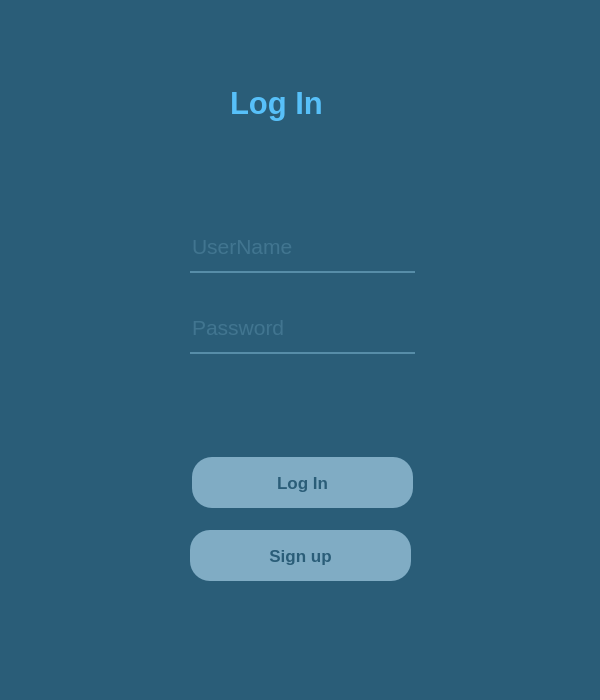
<?xml version="1.0" encoding="UTF-8"?>
<ui version="4.0">
 <class>MainWindow</class>
 <widget class="QMainWindow" name="MainWindow">
  <property name="geometry">
   <rect>
    <x>0</x>
    <y>0</y>
    <width>600</width>
    <height>700</height>
   </rect>
  </property>
  <property name="windowTitle">
   <string>MainWindow</string>
  </property>
  <property name="styleSheet">
   <string notr="true">background-color: rgb(42, 93, 120);</string>
  </property>
  <widget class="QWidget" name="centralwidget">
   <widget class="QLabel" name="label">
    <property name="geometry">
     <rect>
      <x>230</x>
      <y>80</y>
      <width>122</width>
      <height>46</height>
     </rect>
    </property>
    <property name="font">
     <font>
      <pointsize>23</pointsize>
      <weight>75</weight>
      <bold>true</bold>
     </font>
    </property>
    <property name="styleSheet">
     <string notr="true">background-color: rgba(255, 255, 255, 0);
color: rgb(87, 192, 249);</string>
    </property>
    <property name="text">
     <string>Log In</string>
    </property>
   </widget>
   <widget class="QLineEdit" name="lineEdit">
    <property name="geometry">
     <rect>
      <x>190</x>
      <y>229</y>
      <width>225</width>
      <height>44</height>
     </rect>
    </property>
    <property name="font">
     <font>
      <pointsize>16</pointsize>
     </font>
    </property>
    <property name="styleSheet">
     <string notr="true">background-color: rgba(0, 0, 0, 0);
border: none;
border-bottom: 2px solid rgba(161, 217, 247,97);
color: rgba(161, 217, 247,97);
padding-bottom: 7px;
</string>
    </property>
    <property name="placeholderText">
     <string>UserName</string>
    </property>
   </widget>
   <widget class="QLineEdit" name="lineEdit_2">
    <property name="geometry">
     <rect>
      <x>190</x>
      <y>310</y>
      <width>225</width>
      <height>44</height>
     </rect>
    </property>
    <property name="font">
     <font>
      <pointsize>16</pointsize>
     </font>
    </property>
    <property name="styleSheet">
     <string notr="true">background-color: rgba(0, 0, 0, 0);
border: none;
border-bottom: 2px solid rgba(161, 217, 247,97);
color: rgba(161, 217, 247,97);
padding-bottom: 7px;
</string>
    </property>
    <property name="placeholderText">
     <string>Password</string>
    </property>
   </widget>
   <widget class="QPushButton" name="pushButton">
    <property name="geometry">
     <rect>
      <x>192</x>
      <y>457</y>
      <width>221</width>
      <height>51</height>
     </rect>
    </property>
    <property name="font">
     <font>
      <pointsize>13</pointsize>
      <weight>75</weight>
      <bold>true</bold>
     </font>
    </property>
    <property name="styleSheet">
     <string notr="true">background-color: rgb(128, 172, 196);
color: rgb(42, 93, 120);
border-radius: 20px;</string>
    </property>
    <property name="text">
     <string>Log In</string>
    </property>
   </widget>
   <widget class="QPushButton" name="pushButton_2">
    <property name="geometry">
     <rect>
      <x>190</x>
      <y>530</y>
      <width>221</width>
      <height>51</height>
     </rect>
    </property>
    <property name="font">
     <font>
      <pointsize>13</pointsize>
      <weight>75</weight>
      <bold>true</bold>
     </font>
    </property>
    <property name="styleSheet">
     <string notr="true">background-color: rgb(128, 172, 196);
color: rgb(42, 93, 120);
border-radius: 20px;</string>
    </property>
    <property name="text">
     <string>Sign up</string>
    </property>
   </widget>
  </widget>
 </widget>
 <resources/>
 <connections/>
</ui>
